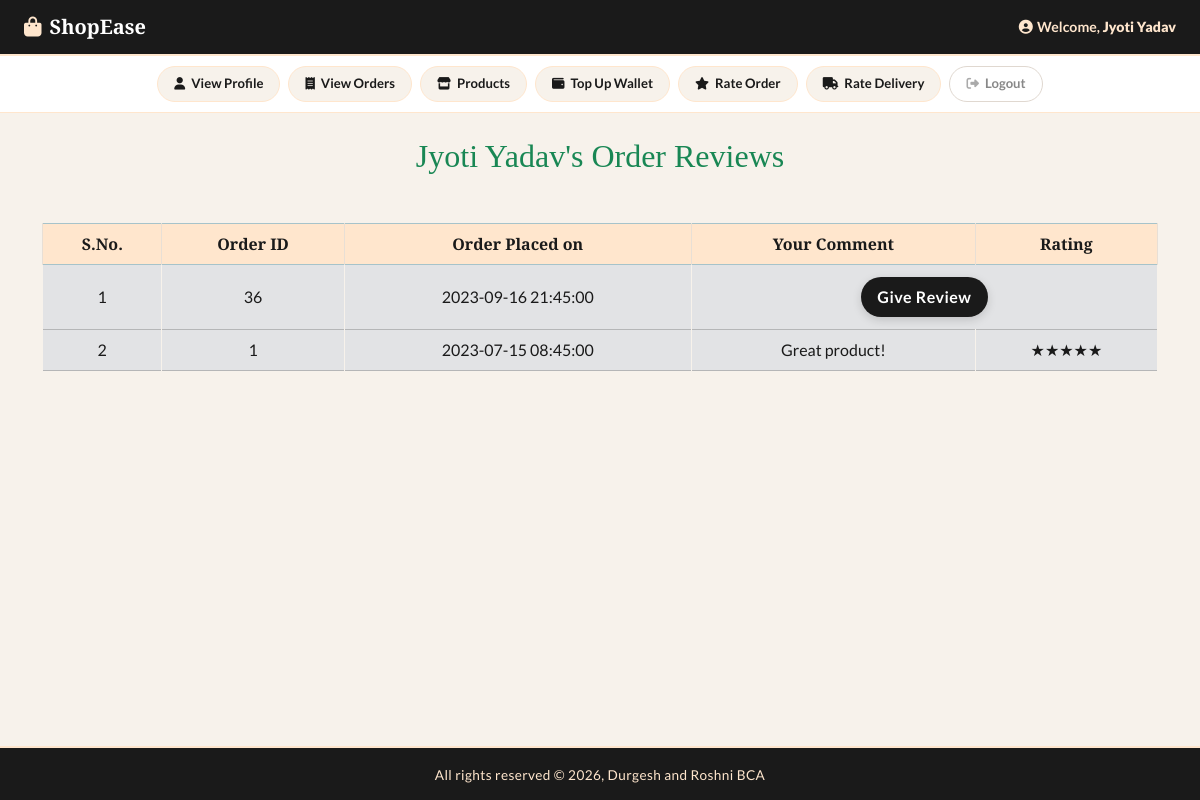
The page /customer_mode/profile_page.php?customer_id=1&rate_order on the database its author committed.
### tables this page shows
CREATE TABLE IF NOT EXISTS customer (
        customerID INT AUTO_INCREMENT PRIMARY KEY, 
    first_name VARCHAR(50) NOT NULL,  
    last_name VARCHAR(50),
    address_street VARCHAR(100) NOT NULL,  
        address_city VARCHAR(50) NOT NULL,
        address_state VARCHAR(50) NOT NULL,
    pincode INT NOT NULL,
    phone_no BIGINT UNIQUE NOT NULL,  
    email VARCHAR(100) UNIQUE NOT NULL,
    password VARCHAR(50) NOT NULL,
    dob DATE NOT NULL,
    age INT DEFAULT 0,  
    gender VARCHAR(10)
);

CREATE TABLE IF NOT EXISTS `order` (
        orderID INT AUTO_INCREMENT PRIMARY KEY,
    status VARCHAR(20) NOT NULL DEFAULT "Confirmed",  
    total_price DECIMAL(10, 2) NOT NULL,
    time TIMESTAMP NOT NULL DEFAULT CURRENT_TIMESTAMP,
    location VARCHAR(255) NOT NULL,
    agentPayment INT NOT NULL DEFAULT 50,
    customerID INT NOT NULL,
    agentID INT NOT NULL,
    FOREIGN KEY (customerID) REFERENCES customer(customerID),  
    FOREIGN KEY (agentID) REFERENCES deliveryAgent(agentID)  
);

CREATE TABLE IF NOT EXISTS ProductReview (
    productReviewID INT NOT NULL, 
    orderID INT NOT NULL,
    customerID INT NOT NULL,
    comment TEXT,
    rating INT DEFAULT 5 CHECK (rating >= 1 AND rating <= 5),
    FOREIGN KEY (orderID) REFERENCES `order`(orderID) ON DELETE CASCADE,
    FOREIGN KEY (customerID) REFERENCES customer(customerID) ON DELETE CASCADE
     
);

### includes/customer_topnav.php (the view, shortened to what this page needs)
<div class="app-topbar">
    <a href="index.php?customer_id=<?php echo $cust_id; ?>" class="brand">
        <i class="fas fa-shopping-bag"></i> ShopEase
    </a>
    <div class="topbar-right">
        <span class="welcome-text"><i class="fas fa-user-circle me-1"></i>Welcome, <strong><?php echo $cust_name; ?></strong></span>
    </div>
</div>
<div class="app-action-nav">
    <a href="profile_page.php?customer_id=<?php echo $cust_id; ?>" class="app-nav-btn">
        <i class="fas fa-user"></i> View Profile
    </a>
    <a href="view_orders.php?customer_id=<?php echo $cust_id; ?>" class="app-nav-btn">
        <i class="fas fa-receipt"></i> View Orders
    </a>
    <a href="index.php?customer_id=<?php echo $cust_id; ?>" class="app-nav-btn">
        <i class="fas fa-store"></i> Products
    </a>
    <a href="top_up.php?customer_id=<?php echo $cust_id; ?>" class="app-nav-btn">
        <i class="fas fa-wallet"></i> Top Up Wallet
    </a>
    <a href="rate_order.php?customer_id=<?php echo $cust_id; ?>" class="app-nav-btn">
        <i class="fas fa-star"></i> Rate Order
    </a>
    <a href="rate_delivery.php?customer_id=<?php echo $cust_id; ?>" class="app-nav-btn">
        <i class="fas fa-truck"></i> Rate Delivery
    </a>
    <a href="../start.php" class="app-nav-btn logout-btn">
        <i class="fas fa-sign-out-alt"></i> Logout
    </a>
</div>

### customer_mode/rate_order.php (shortened to what this page needs)
<?php
$fetch_orders = "SELECT * FROM `order` WHERE customerID = $cust_id AND status = 'Delivered' ORDER BY orderID DESC;";
$result_fetch = mysqli_query($con, $fetch_orders);
$num_of_rows = mysqli_num_rows($result_fetch);
if ($num_of_rows == 0) {
    echo "<h2 class='text-center text-danger'> No orders have been delivered to you yet! </h2>";
} else {
    ?>
    <h2 class="text-center text-success">
        <?php echo "$cust_name's Order Reviews"; ?>
    </h2>
    <table class="table table-bordered mt-5">
        <thead class="table-info text-center text-white">
            <tr>
                <th>S.No.</th>
                <th>Order ID</th>
                <th>Order Placed on</th>
                <th>Your Comment</th>
                <th>Rating</th>
            </tr>
        </thead>
        <tbody class="table-secondary text-white">
            <?php
            $number = 0;
            while ($fetch_row = mysqli_fetch_assoc($result_fetch)) {
                $order_id = $fetch_row["orderID"];
                $order_time = $fetch_row["time"];
                $number++;
                $isReview = "Yes";
                $search_review = "SELECT * FROM ProductReview WHERE orderID = '$order_id' AND customerID = '$cust_id';";
                $result_review = mysqli_query($con, $search_review);
                $num_of_rows = mysqli_num_rows($result_review);
                if ($num_of_rows == 0) {
                    $isReview = "No";
                } else {
                    $row_review = mysqli_fetch_assoc($result_review);
                    $comment = $row_review['comment'];
                    $rating = $row_review['rating'];
                }
                ?>
                <tr class='text-center align-middle'>
                    <?php if ($isReview == "Yes") { ?>
                        <td>
                            <?php echo "$number"; ?>
                        </td>
                        <td>
                            <?php echo "$order_id"; ?>
                        </td>
                        <td>
                            <?php echo "$order_time"; ?>
                        </td>
                        <td>
                            <?php echo "$comment"; ?>
                        </td>
                        <td>
                            <?php
                            $stars = '';
                            $filledStars = intval($rating);
                            for ($i = 0; $i < $filledStars; $i++) {
                                $stars .= '★';
                            }
                            echo "$stars";
                            ?>
                        </td>
                    <?php } else { ?>
                        <td>
                            <?php echo "$number"; ?>
                        </td>
                        <td>
                            <?php echo "$order_id"; ?>
                        </td>
                        <td>
                            <?php echo "$order_time"; ?>
                        </td>
                        <td colspan="2">
                            <form action='profile_page.php?customer_id=<?php echo "$cust_id"; ?>&give_oreview&order_id=<?php echo "$order_id";?>' method="post">
                                <button type="submit" class="btn btn-pastel my-1 px-3" name="submit_review">Give Review</button>
                            </form>
                        </td>
                    <?php }
                    ?>
                </tr>
                <?php
            }
            ?>
        </tbody>
    </table>
    <?php
}
?>

### style.css (style rules this page uses)
* { margin: 0; padding: 0; box-sizing: border-box; }
body { background-color: #F7F2EB; font-family: 'Lato', sans-serif; color: #1A1A1A; }
.app-topbar { background: #1A1A1A; border-bottom: 2px solid #FFE6CD; padding: 12px 24px; display: flex; align-items: center; justify-content: space-between; box-shadow: 0 2px 10px rgba(0,0,0,0.18); flex-wrap: wrap; gap: 10px; }
.app-topbar .brand { font-family: 'Playfair Display', serif; font-size: 1.25rem; font-weight: 700; color: #FFFFFF; text-decoration: none; display: flex; align-items: center; gap: 8px; }
.app-topbar .brand i { color: #FFE6CD; }
.app-topbar .topbar-right { display: flex; align-items: center; gap: 18px; font-size: 0.88rem; }
.app-topbar .welcome-text { color: #FFE6CD; font-size: 0.88rem; font-weight: 600; }
.app-action-nav { background: #FFFFFF; border-bottom: 1px solid #FFE6CD; padding: 10px 20px; display: flex; flex-wrap: wrap; gap: 8px; justify-content: center; align-items: center; }
.app-nav-btn { display: inline-flex; align-items: center; gap: 6px; padding: 7px 16px; border-radius: 20px; font-size: 0.82rem; font-weight: 600; color: #1A1A1A; background: #F7F2EB; border: 1.5px solid #FFE6CD; text-decoration: none; transition: all 0.2s ease; white-space: nowrap; cursor: pointer; }
.app-nav-btn i { font-size: 0.78rem; color: #1A1A1A; }
.app-nav-btn.logout-btn { background: #FFFFFF; border-color: #e0d8d0; color: #888; }
.app-nav-btn.logout-btn i { color: #aaa; }
.btn-pastel, .btn-info { background: #1A1A1A !important; color: #FFFFFF !important; border: none !important; border-radius: 25px; padding: 8px 28px; font-weight: 600; letter-spacing: 0.5px; transition: all 0.3s ease; box-shadow: 0 3px 10px rgba(0,0,0,0.15); }
h1, h2, h3 { font-family: 'Playfair Display', serif; color: #1A1A1A; }
table { background: #FFFFFF; }
.table th { background: #FFE6CD; color: #1A1A1A; font-family: 'Playfair Display', serif; border-color: #e8dfd5; }
.table td { border-color: #F7F2EB; color: #1A1A1A; }

### customer_mode/profile_page.php (style rules this page uses)
body { background: #F7F2EB; overflow-x: hidden; }

### includes/footer.php (style rules this page uses)
body { margin: 0; padding: 0; min-height: 100vh; position: relative; }

### rows shown on the page
customer: cust_name "Jyoti Yadav"
order: orderID "36", time "2023-09-16 21:45:00"
order: orderID "1", time "2023-07-15 08:45:00", productreview.comment "Great product!", stars "★★★★★"
